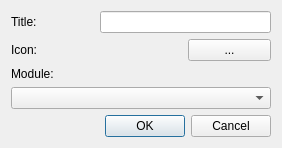
<?xml version="1.0" encoding="UTF-8"?>
<ui version="4.0">
 <class>CreatePageDialog</class>
 <widget class="QDialog" name="CreatePageDialog">
  <property name="geometry">
   <rect>
    <x>0</x>
    <y>0</y>
    <width>282</width>
    <height>144</height>
   </rect>
  </property>
  <property name="windowTitle">
   <string>Dialog</string>
  </property>
  <layout class="QGridLayout" name="gridLayout">
   <item row="2" column="0">
    <widget class="QLabel" name="label_3">
     <property name="text">
      <string>Module:</string>
     </property>
    </widget>
   </item>
   <item row="1" column="0">
    <widget class="QLabel" name="label_2">
     <property name="text">
      <string>Icon:</string>
     </property>
    </widget>
   </item>
   <item row="0" column="0">
    <widget class="QLabel" name="label">
     <property name="text">
      <string>Title:</string>
     </property>
    </widget>
   </item>
   <item row="4" column="0" colspan="3">
    <widget class="QDialogButtonBox" name="buttonBox">
     <property name="orientation">
      <enum>Qt::Horizontal</enum>
     </property>
     <property name="standardButtons">
      <set>QDialogButtonBox::Cancel|QDialogButtonBox::Ok</set>
     </property>
    </widget>
   </item>
   <item row="3" column="0" colspan="3">
    <widget class="QComboBox" name="cbModule"/>
   </item>
   <item row="1" column="2">
    <widget class="QPushButton" name="pbGetIcon">
     <property name="text">
      <string>...</string>
     </property>
    </widget>
   </item>
   <item row="1" column="1">
    <widget class="QLabel" name="lbIconPath">
     <property name="text">
      <string/>
     </property>
    </widget>
   </item>
   <item row="0" column="1" colspan="2">
    <widget class="QLineEdit" name="leTitle"/>
   </item>
  </layout>
 </widget>
 <resources/>
 <connections>
  <connection>
   <sender>buttonBox</sender>
   <signal>accepted()</signal>
   <receiver>CreatePageDialog</receiver>
   <slot>accept()</slot>
   <hints>
    <hint type="sourcelabel">
     <x>248</x>
     <y>254</y>
    </hint>
    <hint type="destinationlabel">
     <x>157</x>
     <y>274</y>
    </hint>
   </hints>
  </connection>
  <connection>
   <sender>buttonBox</sender>
   <signal>rejected()</signal>
   <receiver>CreatePageDialog</receiver>
   <slot>reject()</slot>
   <hints>
    <hint type="sourcelabel">
     <x>316</x>
     <y>260</y>
    </hint>
    <hint type="destinationlabel">
     <x>286</x>
     <y>274</y>
    </hint>
   </hints>
  </connection>
 </connections>
</ui>
